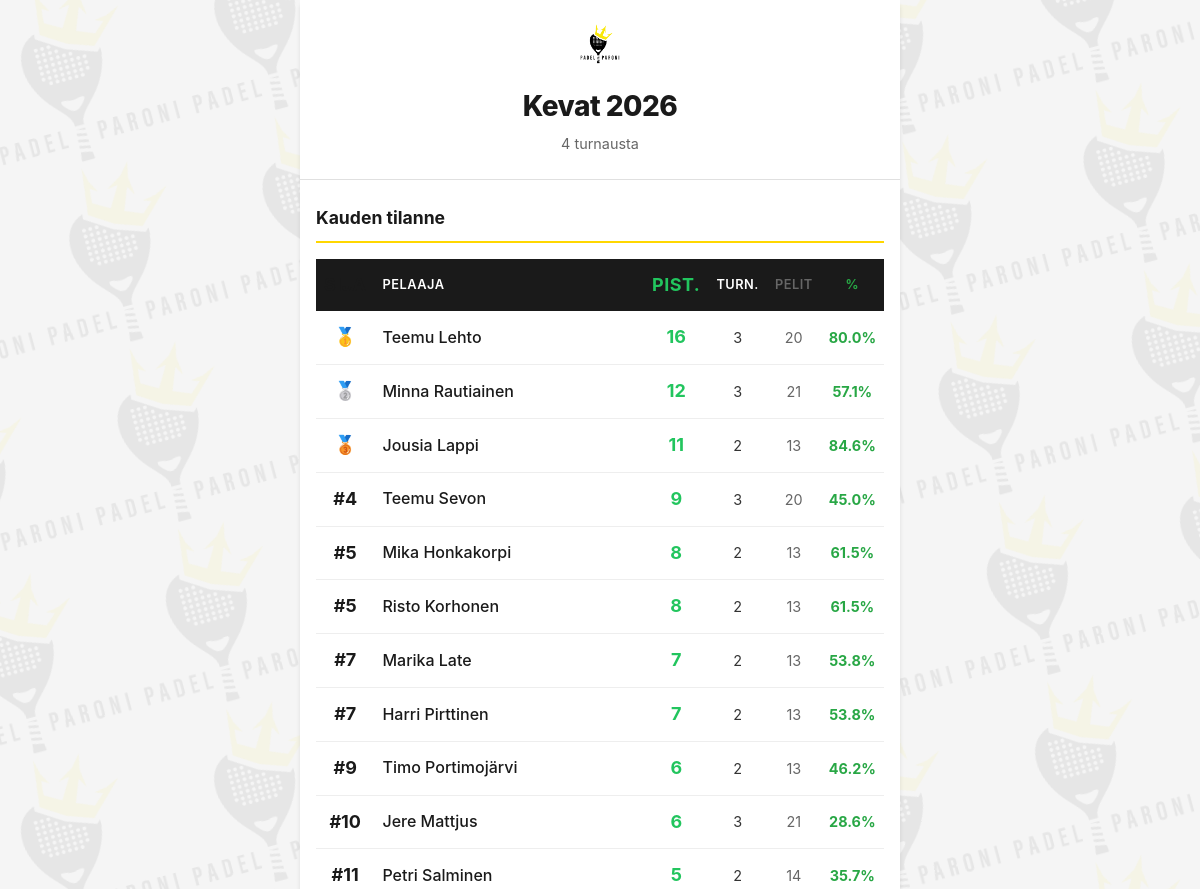
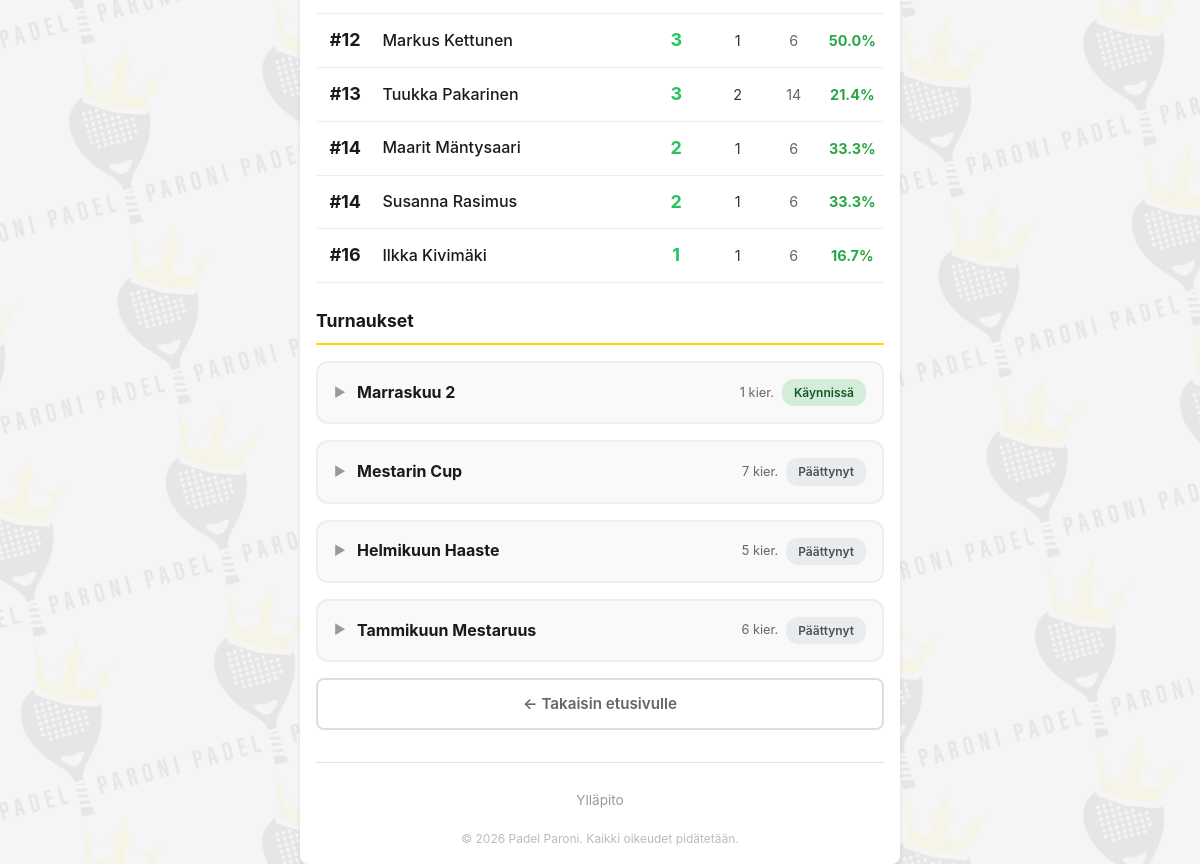
The app's page /leaderboard/season with its own data (2 pictures, top to bottom).
### tables this page shows
CREATE TABLE seasons (
            id INTEGER PRIMARY KEY AUTOINCREMENT,
            name TEXT NOT NULL UNIQUE,
            is_current BOOLEAN DEFAULT 0,
            created_at TIMESTAMP DEFAULT CURRENT_TIMESTAMP,
            ended_at TIMESTAMP NULL
        );

CREATE TABLE player_registry (
            id INTEGER PRIMARY KEY AUTOINCREMENT,
            first_name TEXT NOT NULL CHECK(length(trim(first_name)) > 0 AND length(first_name) <= 100),
            last_name TEXT NOT NULL CHECK(length(trim(last_name)) > 0 AND length(last_name) <= 100),
            created_at TIMESTAMP DEFAULT CURRENT_TIMESTAMP,
            UNIQUE(first_name, last_name)
        );

CREATE TABLE tournaments (
            id INTEGER PRIMARY KEY AUTOINCREMENT,
            name TEXT NOT NULL,
            num_courts INTEGER NOT NULL,
            status TEXT DEFAULT 'setup',
            created_at TIMESTAMP DEFAULT CURRENT_TIMESTAMP
        , season_id INTEGER REFERENCES seasons(id), completed_at TIMESTAMP NULL, archived_at TIMESTAMP NULL, court_labels TEXT);

### app.py (the view, shortened to what this page needs)
@app.route('/leaderboard/season')
def season_leaderboard():
    db = get_db_connection()
    current_season = get_current_season(db)
    tournaments = db.execute("""
        SELECT * FROM tournaments
        WHERE season_id = ?
        ORDER BY created_at DESC
    """, (current_season['id'],)).fetchall()
    season_stats_raw = db.execute("""
        SELECT
            pr.id,
            pr.first_name,
            pr.last_name,
            COUNT(DISTINCT CASE WHEN s.points > 0 THEN m.id END) as total_wins,
            COUNT(DISTINCT m.id) as total_matches,
            COUNT(DISTINCT t.id) + COALESCE(adj.tournaments_adjustment, 0) as total_tournaments,
            ROUND(
                CAST(COUNT(DISTINCT CASE WHEN s.points > 0 THEN m.id END) AS FLOAT) /
                NULLIF(COUNT(DISTINCT m.id), 0) * 100,
                1
            ) as win_rate,
            COUNT(DISTINCT CASE WHEN s.points > 0 THEN m.id END) + COALESCE(adj.adjustment, 0) as total_points
        FROM player_registry pr
        LEFT JOIN player_points_adjustment adj ON (pr.id = adj.player_id AND adj.season_id = ?)
        LEFT JOIN matches m ON (pr.id IN (m.player1_id, m.player2_id, m.player3_id, m.player4_id) AND m.completed = 1)
        LEFT JOIN rounds r ON m.round_id = r.id
        LEFT JOIN tournaments t ON r.tournament_id = t.id AND t.season_id = ?
        LEFT JOIN scores s ON (s.match_id = m.id AND s.player_id = pr.id)
        WHERE adj.adjustment IS NOT NULL OR adj.tournaments_adjustment IS NOT NULL OR t.id IS NOT NULL
        GROUP BY pr.id, pr.first_name, pr.last_name
        HAVING total_points > 0 OR total_tournaments > 0
        ORDER BY total_points DESC, win_rate DESC, pr.last_name ASC
    """, (current_season['id'], current_season['id'])).fetchall()
    season_stats = []
    current_rank = 1
    for idx, player in enumerate(season_stats_raw):
        if idx > 0:
            prev = season_stats_raw[idx - 1]
            if player['total_points'] != prev['total_points'] or player['win_rate'] != prev['win_rate']:
                current_rank = idx + 1  # Account for gap
        player_dict = dict(player)
        player_dict['rank'] = current_rank
        season_stats.append(player_dict)
    tournaments_with_stats = []
    for tournament in tournaments:
        tournament_stats = get_tournament_leaderboard(tournament['id'])
        tournaments_with_stats.append({
            'tournament': tournament,
            'stats': tournament_stats
        })
    tournament_count = len(tournaments)
    has_previous_seasons = db.execute(
        "SELECT COUNT(*) as count FROM seasons WHERE is_current = 0"
    ).fetchone()['count'] > 0
    season_name = current_season['name'] if 'name' in current_season.keys() else f"Season {current_season['year']}"
    return render_template('season_leaderboard.html',
                          season_name=season_name,
                          no_season=False,
                          season_stats=season_stats,
                          tournaments=tournaments_with_stats,
                          tournament_count=tournament_count,
                          has_previous_seasons=has_previous_seasons)

### app.py (called while the page is built)
def get_current_season(db):
    return db.execute(
        "SELECT * FROM seasons WHERE is_current = 1"
    ).fetchone()

def get_db_connection():
    global _db_initialized
    if not _db_initialized:
        init_db()
        _db_initialized = True
        print("Database initialized successfully!")
    if 'db' not in g:
        g.db = get_db()
    return g.db

@app.before_request
def log_request_start():
    import time
    g.request_start_time = time.time()
    print(f"[REQ START] {request.method} {request.path}")

@app.after_request
def log_request_end(response):
    import time
    if hasattr(g, 'request_start_time'):
        duration = time.time() - g.request_start_time
        print(f"[REQ END] {request.method} {request.path} - {duration:.3f}s - {response.status_code}")
    return response

@app.before_request
def generate_csp_nonce():
    g.csp_nonce = base64.b64encode(secrets.token_bytes(16)).decode('utf-8')

@app.after_request
def add_security_headers(response):
    if response.content_type and 'text/html' in response.content_type:
        nonce = getattr(g, 'csp_nonce', '')
        csp = (
            f"default-src 'self'; "
            f"script-src 'self' 'nonce-{nonce}'; "
            f"style-src 'self' 'unsafe-inline'; "
            f"img-src 'self' data:; "
            f"form-action 'self'; "
            f"frame-ancestors 'none'"
        )
        response.headers['Content-Security-Policy'] = csp
    return response

@app.context_processor
def inject_csp_nonce():
    return {'csp_nonce': getattr(g, 'csp_nonce', '')}

### database.py (called while the page is built)
def get_db():
    try:
        from flask import current_app
        db_path = current_app.config.get('DATABASE', DATABASE)
    except (ImportError, RuntimeError):
        db_path = DATABASE
    uri_mode = db_path.startswith('file:')
    conn = sqlite3.connect(db_path, uri=uri_mode, timeout=10.0)
    conn.row_factory = sqlite3.Row  # Returns rows as dictionaries
    return conn

### templates/season_leaderboard.html (shortened to what this page needs)
<!DOCTYPE html>
<html lang="fi">
<head>
    <link rel="stylesheet" href="{{ url_for('static', filename='css/style.css') }}">
</head>
<body>
    <div class="container">
        <div class="page-header">
            <a href="{{ url_for('index') }}" style="text-decoration: none;">
                <img src="{{ url_for('static', filename='images/padel-paroni-logo.png') }}" alt="Padel Paroni">
            </a>
            <a href="{{ url_for('index') }}" style="text-decoration: none; color: inherit;">
                <h1>{{ season_name }}</h1>
            </a>
            {% if not no_season %}
            <p class="subtitle">{{ tournament_count }} turnaus{% if tournament_count != 1 %}ta{% endif %}</p>
            {% endif %}
        </div>
        {% if no_season %}
        <div class="no-season-message">
            <p>Ei aktiivista kautta.</p>
            <p><a href="{{ url_for('admin_dashboard') }}">Siirry ylläpitoon</a> luodaksesi tai aktivoidaksesi kauden.</p>
        </div>
        {% else %}
        <h2 class="section-header">Kauden tilanne</h2>
        {% if season_stats %}
        <table class="leaderboard">
            <thead>
                <tr>
                    <th class="rank">Sija</th>
                    <th>Pelaaja</th>
                    <th class="points">Pist.</th>
                    <th class="tournaments">Turn.</th>
                    <th class="matches">Pelit</th>
                    <th class="win-rate">%</th>
                </tr>
            </thead>
            <tbody>
                {% for player in season_stats %}
                <tr>
                    <td class="rank {% if player['rank'] <= 3 %}rank-{{ player['rank'] }}{% endif %}">
                        {% if player['rank'] == 1 %}🥇{% elif player['rank'] == 2 %}🥈{% elif player['rank'] == 3 %}🥉{% else %}#{{ player['rank'] }}{% endif %}
                    </td>
                    <td class="player-name">
                        <a href="{{ url_for('player_profile', player_id=player['id']) }}">
                            {{ player['first_name'] }} {{ player['last_name'] }}
                        </a>
                    </td>
                    <td class="points">{{ player['total_points'] }}</td>
                    <td class="tournaments">{{ player['total_tournaments'] }}</td>
                    <td class="matches">{{ player['total_matches'] }}</td>
                    <td class="win-rate">
                        {% if player['win_rate'] %}{{ player['win_rate'] }}%{% else %}-{% endif %}
                    </td>
                </tr>
                {% endfor %}
            </tbody>
        </table>
        {% else %}
        <div class="empty-state">
            <p>Ei vielä pelattuja otteluita tällä kaudella.</p>
        </div>
        {% endif %}
        {% if tournaments %}
        <h2 class="section-header">Turnaukset</h2>
        {% for item in tournaments %}
        {% set tournament = item['tournament'] %}
        {% set stats = item['stats'] %}
        <div class="tournament-card">
            <div class="tournament-header" data-tournament-id="{{ tournament['id'] }}">
                <span class="toggle-icon" id="icon-{{ tournament['id'] }}">▶</span>
                <span class="tournament-name">{{ tournament['name'] }}</span>
                <span class="tournament-meta">{{ stats['rounds'] }} kier.</span>
                <span class="badge {{ 'active' if tournament['status'] == 'active' else 'completed' }}">
                    {% if tournament['status'] == 'active' %}Käynnissä{% else %}Päättynyt{% endif %}
                </span>
            </div>
        </div>
        {% endfor %}
        {% endif %}
        <div class="actions">
            <a href="{{ url_for('index') }}" class="btn-secondary-action">← Takaisin etusivulle</a>
        </div>
        {% endif %}
        <div class="page-footer">
            <a href="{{ url_for('admin_dashboard') }}" target="_blank" class="admin-link">Ylläpito</a>
            <div class="copyright">© 2026 Padel Paroni. Kaikki oikeudet pidätetään.</div>
        </div>
    </div>
</body>
</html>

### static/css/style.css (style rules this page uses)
* { margin: 0; padding: 0; box-sizing: border-box; }
body { font-family: -apple-system, BlinkMacSystemFont, 'Segoe UI', Roboto, Oxygen, Ubuntu, Cantarell, sans-serif; background: #f5f5f5; padding: 10px; line-height: 1.6; color: #333; position: relative; }
body::before { content: ''; position: fixed; top: 50%; left: 50%; transform: translate(-50%, -50%); width: 300px; height: 300px; background-image: url('../images/padel-paroni-logo.png'); background-size: contain; background-repeat: no-repeat; background-position: center; opacity: 0.06; pointer-events: none; z-index: -1; }
.container { max-width: 600px; margin: 0 auto; background: white; padding: 20px; border-radius: 8px; box-shadow: 0 2px 4px rgba(0,0,0,0.1); }
h1 { color: #2c3e50; margin-bottom: 10px; font-size: 28px; }
h2 { color: #34495e; margin-bottom: 15px; font-size: 20px; }
.matches { margin: 20px 0; }
.actions { margin-top: 15px; }
.leaderboard { width: 100%; border-collapse: collapse; margin: 20px 0; }
.leaderboard th { background: #3498db; color: white; padding: 12px; text-align: left; font-weight: 600; }
.leaderboard td { padding: 12px; border-bottom: 1px solid #ddd; }
.leaderboard .rank { font-weight: bold; width: 60px; color: #3498db; font-size: 18px; }
.leaderboard .player-name { font-size: 16px; }
.leaderboard .points { font-weight: bold; color: #27ae60; width: 80px; text-align: center; font-size: 18px; }
.leaderboard .matches { width: 80px; text-align: center; color: #666; }
.leaderboard .win-rate { width: 80px; text-align: center; color: #28a745; font-weight: bold; }
@media (min-width: 768px) { .container { padding: 30px; } }
@media (min-width: 768px) { h1 { font-size: 32px; } }
.admin-link { color: #666; font-size: 0.9em; text-decoration: none; }

### records on screen
seasons: name "Kevat 2026"
player_registry: first_name "Teemu", last_name "Lehto", total_points "16", total_tournaments "3", total_matches "20", win_rate "80.0"
player_registry: first_name "Minna", last_name "Rautiainen", total_points "12", total_tournaments "3", total_matches "21", win_rate "57.1"
player_registry: first_name "Jousia", last_name "Lappi", total_points "11", total_tournaments "2", total_matches "13", win_rate "84.6"
player_registry: rank "4", first_name "Teemu", last_name "Sevon", total_points "9", total_tournaments "3", total_matches "20", win_rate "45.0"
player_registry: rank "5", first_name "Mika", last_name "Honkakorpi", total_points "8", total_tournaments "2", total_matches "13", win_rate "61.5"
player_registry: rank "5", first_name "Risto", last_name "Korhonen", total_points "8", total_tournaments "2", total_matches "13", win_rate "61.5"
player_registry: rank "7", first_name "Marika", last_name "Late", total_points "7", total_tournaments "2", total_matches "13", win_rate "53.8"
player_registry: rank "7", first_name "Harri", last_name "Pirttinen", total_points "7", total_tournaments "2", total_matches "13", win_rate "53.8"
player_registry: rank "9", first_name "Timo", last_name "Portimojärvi", total_points "6", total_tournaments "2", total_matches "13", win_rate "46.2"
player_registry: rank "10", first_name "Jere", last_name "Mattjus", total_points "6", total_tournaments "3", total_matches "21", win_rate "28.6"
player_registry: rank "11", first_name "Petri", last_name "Salminen", total_points "5", total_tournaments "2", total_matches "14", win_rate "35.7"
player_registry: rank "12", first_name "Markus", last_name "Kettunen", total_points "3", total_tournaments "1", total_matches "6", win_rate "50.0"
player_registry: rank "13", first_name "Tuukka", last_name "Pakarinen", total_points "3", total_tournaments "2", total_matches "14", win_rate "21.4"
player_registry: rank "14", first_name "Maarit", last_name "Mäntysaari", total_points "2", total_tournaments "1", total_matches "6", win_rate "33.3"
player_registry: rank "14", first_name "Susanna", last_name "Rasimus", total_points "2", total_tournaments "1", total_matches "6", win_rate "33.3"
player_registry: rank "16", first_name "Ilkka", last_name "Kivimäki", total_points "1", total_tournaments "1", total_matches "6", win_rate "16.7"
tournaments: name "Marraskuu 2"
tournaments: name "Mestarin Cup"
tournaments: name "Helmikuun Haaste"
tournaments: name "Tammikuun Mestaruus"

### other values on screen
{{ tournament_count }} "4"
{{ stats['rounds'] }} "1" "7" "5" "6"
